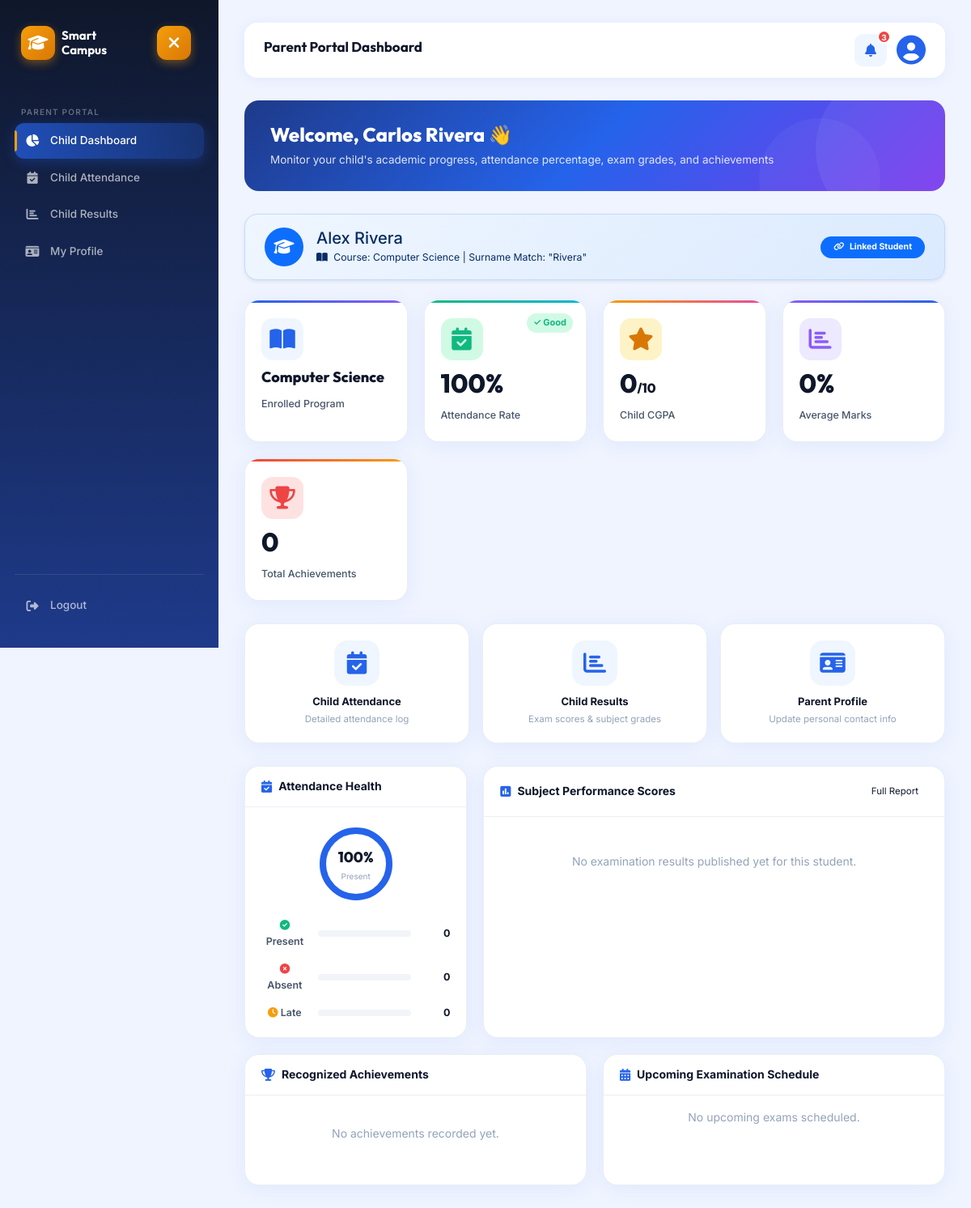
The page /parent/dashboard.php (signed in) on the database its author committed.
### tables this page shows
CREATE TABLE IF NOT EXISTS `parents` (
  `id` INT AUTO_INCREMENT PRIMARY KEY,
  `college_id` INT DEFAULT 1,
  `college_name` VARCHAR(150) DEFAULT 'Smart Campus Main Institute',
  `first_name` VARCHAR(50),
  `last_name` VARCHAR(50),
  `full_name` VARCHAR(100) NOT NULL,
  `email` VARCHAR(100) NOT NULL,
  `phone` VARCHAR(20),
  `address` TEXT,
  `created_at` TIMESTAMP DEFAULT CURRENT_TIMESTAMP
);

CREATE TABLE IF NOT EXISTS `students` (
  `id` INT AUTO_INCREMENT PRIMARY KEY,
  `college_id` INT DEFAULT 1,
  `college_name` VARCHAR(150) DEFAULT 'Smart Campus Main Institute',
  `first_name` VARCHAR(50),
  `last_name` VARCHAR(50),
  `full_name` VARCHAR(100) NOT NULL,
  `email` VARCHAR(100) NOT NULL,
  `phone` VARCHAR(20),
  `gender` VARCHAR(10),
  `date_of_birth` DATE,
  `course` VARCHAR(100),
  `address` TEXT,
  `created_at` TIMESTAMP DEFAULT CURRENT_TIMESTAMP
);

### parent/dashboard.php (the view, shortened to what this page needs)
<?php
include "../config/db.php";
$email = $_SESSION['email'];
$parentRes = mysqli_query($conn, "SELECT * FROM parents WHERE email='".mysqli_real_escape_string($conn, $email)."'");
$parent = mysqli_fetch_assoc($parentRes);
$parentSurname = trim($parent['last_name']);
$surEscaped = mysqli_real_escape_string($conn, $parentSurname);
$clgId = (int)($parent['college_id'] ?? ($_SESSION['college_id'] ?? 1));
$childrenRes = mysqli_query($conn, "SELECT * FROM students WHERE (last_name = '$surEscaped' OR full_name LIKE '% $surEscaped') AND (college_id = '$clgId' OR college_id = 0 OR college_id IS NULL) ORDER BY id ASC");
$children = [];
if($childrenRes) {
    while($ch = mysqli_fetch_assoc($childrenRes)) {
        $children[] = $ch;
    }
}
$selectedChildId = isset($_GET['child_id']) ? (int)$_GET['child_id'] : ($children[0]['id'] ?? 0);
$selectedChild = null;
foreach($children as $ch) {
    if($ch['id'] == $selectedChildId) {
        $selectedChild = $ch;
        break;
    }
}
$attPct = 100; $totalAtt = 0; $presentAtt = 0; $absentAtt = 0; $lateAtt = 0;
$avgMarks = 0; $subjCount = 0; $cgpa = 0;
$subjectLabels = []; $subjectData = [];
$achievements = []; $upcomingExams = [];
if($selectedChild) {
    $sid = $selectedChild['id'];
    $attData = mysqli_fetch_assoc(mysqli_query($conn,
        "SELECT COUNT(*) AS total, SUM(CASE WHEN status='Present' THEN 1 ELSE 0 END) AS present,
                SUM(CASE WHEN status='Absent'  THEN 1 ELSE 0 END) AS absent,
                SUM(CASE WHEN status='Late'    THEN 1 ELSE 0 END) AS late
         FROM attendance WHERE student_id='$sid'"));
    $totalAtt   = $attData['total']   ?? 0;
    $presentAtt = $attData['present'] ?? 0;
    $absentAtt  = $attData['absent']  ?? 0;
    $lateAtt    = $attData['late']    ?? 0;
    $attPct     = $totalAtt > 0 ? round(($presentAtt / $totalAtt) * 100) : 100;
    $avgData  = mysqli_fetch_assoc(mysqli_query($conn,
        "SELECT AVG(marks) AS avg, COUNT(*) as cnt FROM results WHERE student_id='$sid'"));
    $avgMarks = round($avgData['avg'] ?? 0, 1);
    $cgpa     = round($avgMarks / 10, 2);
}
?>
<!DOCTYPE html>
<html lang="en">
<head>
<link href="https://cdn.jsdelivr.net/npm/bootstrap@5.3.3/dist/css/bootstrap.min.css" rel="stylesheet">
<link rel="stylesheet" href="https://cdnjs.cloudflare.com/ajax/libs/font-awesome/6.5.2/css/all.min.css">
<link rel="stylesheet" href="../assets/css/dashboard.css?v=5.0">
</head>
<body>
<?php include "../includes/sidebar.php"; ?>
<div class="main">
<?php $pageTitle = "Parent Portal Dashboard"; include "../includes/topbar.php"; ?>
<div class="page-header">
    <h1>Welcome, <?= htmlspecialchars($parent['full_name']) ?> 👋</h1>
    <p>Monitor your child's academic progress, attendance percentage, exam grades, and achievements</p>
</div>
<?php if(empty($children)): ?>
    <div class="crm-card text-center p-5 my-4">
        <div class="mb-3">
            <i class="fa-solid fa-user-slash text-warning fa-4x"></i>
        </div>
        <h3>No Student Found with Surname "<?= htmlspecialchars($parentSurname) ?>"</h3>
        <p class="text-muted max-w-lg mx-auto">
            Your parent account is configured to automatically link with students bearing the last name <strong>"<?= htmlspecialchars($parentSurname) ?>"</strong>.
            Currently, no student registered under this surname is in the system. When your child registers, their details will automatically appear here.
        </p>
        <a href="profile.php" class="btn-crm-primary btn-crm-md mt-2">
            <i class="fa-solid fa-user-gear"></i> Manage Profile Info
        </a>
    </div>
<?php else: ?>
    <div class="alert alert-primary d-flex align-items-center justify-content-between rounded-4 shadow-sm mb-4 px-4 py-3" style="background: linear-gradient(135deg, #EFF6FF 0%, #DBEAFE 100%); border: 1px solid #BFDBFE;">
        <div class="d-flex align-items-center gap-3">
            <div class="bg-primary text-white rounded-circle d-flex align-items-center justify-content-center" style="width:48px;height:48px;font-size:20px;">
                <i class="fa-solid fa-graduation-cap"></i>
            </div>
            <div>
                <h5 class="mb-0 text-primary-emphasis font-bold"><?= htmlspecialchars($selectedChild['full_name']) ?></h5>
                <small class="text-primary-emphasis"><i class="fa-solid fa-book-open me-1"></i> Course: <?= htmlspecialchars($selectedChild['course'] ?: 'Not Assigned') ?> | Surname Match: "<?= htmlspecialchars($parentSurname) ?>"</small>
            </div>
        </div>
        <span class="badge bg-primary px-3 py-2 rounded-pill"><i class="fa-solid fa-link me-1"></i> Linked Student</span>
    </div>
    <div class="stats-grid">
        <div class="stat-card">
            <div class="icon"><i class="fa-solid fa-book-open"></i></div>
            <h2 style="font-size:18px;font-weight:800;"><?= htmlspecialchars($selectedChild['course'] ?: 'N/A') ?></h2>
            <p>Enrolled Program</p>
        </div>
        <div class="stat-card">
            <div class="d-flex justify-content-between">
                <div class="icon"><i class="fa-solid fa-calendar-check"></i></div>
                <span class="trend <?= $attPct >= 75 ? 'trend-up' : 'trend-down' ?>"><?= $attPct >= 75 ? '✓ Good' : '⚠ Low' ?></span>
            </div>
            <h2><?= $attPct ?>%</h2>
            <p>Attendance Rate</p>
        </div>
        <div class="stat-card">
            <div class="icon"><i class="fa-solid fa-star"></i></div>
            <h2><?= $cgpa ?><small style="font-size:16px;">/10</small></h2>
            <p>Child CGPA</p>
        </div>
        <div class="stat-card">
            <div class="icon"><i class="fa-solid fa-chart-bar"></i></div>
            <h2><?= $avgMarks ?>%</h2>
            <p>Average Marks</p>
        </div>
        <div class="stat-card">
            <div class="icon"><i class="fa-solid fa-trophy"></i></div>
            <h2><?= count($achievements) ?></h2>
            <p>Total Achievements</p>
        </div>
    </div>
    <div class="quick-section">
        <a href="attendance.php?child_id=<?= $selectedChildId ?>" class="action-card">
            <i class="fa-solid fa-calendar-check"></i>
            <h5>Child Attendance</h5><p>Detailed attendance log</p>
        </a>
        <a href="results.php?child_id=<?= $selectedChildId ?>" class="action-card">
            <i class="fa-solid fa-chart-bar"></i>
            <h5>Child Results</h5><p>Exam scores & subject grades</p>
        </a>
        <a href="profile.php" class="action-card">
            <i class="fa-solid fa-id-card"></i>
            <h5>Parent Profile</h5><p>Update personal contact info</p>
        </a>
    </div>
    <div class="bento-grid">
        <div class="crm-card bento-col-4">
            <div class="crm-card-header">
                <h4><i class="fa-solid fa-calendar-check"></i> Attendance Health</h4>
            </div>
            <div class="crm-card-body text-center">
                <div class="progress-ring" style="margin-bottom:16px;">
                    <svg width="100" height="100" viewBox="0 0 100 100">
                        <circle class="ring-bg" cx="50" cy="50" r="41"/>
                        <circle class="ring-fill" id="attRing" cx="50" cy="50" r="41"
                            stroke="<?= $attPct >= 75 ? '#10B981' : '#EF4444' ?>"
                            stroke-dasharray="258" stroke-dashoffset="<?= 258 - (258 * $attPct / 100) ?>"/>
                    </svg>
                    <div class="progress-ring-text">
                        <div class="pct"><?= $attPct ?>%</div>
                        <div class="lbl">Present</div>
                    </div>
                </div>
                <div class="growth-metric">
                    <span class="metric-label"><i class="fa-solid fa-circle-check" style="color:var(--success);"></i> Present</span>
                    <div class="metric-bar-wrap"><div class="metric-bar" style="width:<?= $totalAtt>0?round($presentAtt/$totalAtt*100):0 ?>%;background:var(--success);"></div></div>
                    <span class="metric-val"><?= $presentAtt ?></span>
                </div>
                <div class="growth-metric">
                    <span class="metric-label"><i class="fa-solid fa-circle-xmark" style="color:var(--danger);"></i> Absent</span>
                    <div class="metric-bar-wrap"><div class="metric-bar" style="width:<?= $totalAtt>0?round($absentAtt/$totalAtt*100):0 ?>%;background:var(--danger);"></div></div>
                    <span class="metric-val"><?= $absentAtt ?></span>
                </div>
                <div class="growth-metric">
                    <span class="metric-label"><i class="fa-solid fa-clock" style="color:var(--warning);"></i> Late</span>
                    <div class="metric-bar-wrap"><div class="metric-bar" style="width:<?= $totalAtt>0?round($lateAtt/$totalAtt*100):0 ?>%;background:var(--warning);"></div></div>
                    <span class="metric-val"><?= $lateAtt ?></span>
                </div>
            </div>
        </div>
        <div class="crm-card bento-col-8">
            <div class="crm-card-header d-flex align-items-center justify-content-between">
                <h4><i class="fa-solid fa-square-poll-vertical"></i> Subject Performance Scores</h4>
                <a href="results.php?child_id=<?= $selectedChildId ?>" class="btn-crm-outline btn-crm-sm">Full Report</a>
            </div>
            <div class="crm-card-body">
                <?php if(empty($subjectLabels)): ?>
                    <p class="text-muted text-center py-4">No examination results published yet for this student.</p>
                <?php else: ?>
                    <canvas id="parentSubjectChart" height="210"></canvas>
                <?php endif; ?>
            </div>
        </div>
        <div class="crm-card bento-col-6">
            <div class="crm-card-header">
                <h4><i class="fa-solid fa-trophy"></i> Recognized Achievements</h4>
            </div>
            <div class="crm-card-body">
                <?php if(empty($achievements)): ?>
                    <p class="text-muted text-center py-3">No achievements recorded yet.</p>
                <?php endif; ?>
            </div>
        </div>
        <div class="crm-card bento-col-6">
            <div class="crm-card-header">
                <h4><i class="fa-solid fa-calendar-days"></i> Upcoming Examination Schedule</h4>
            </div>
            <div class="crm-card-body p-0">
                <?php if(empty($upcomingExams)): ?>
                    <p class="text-muted text-center py-3">No upcoming exams scheduled.</p>
                <?php endif; ?>
            </div>
        </div>
    </div>
<?php endif; ?>
</div>
</body>
</html>

### rows shown on the page
parents: full_name "Carlos Rivera", last_name "Rivera"
students: full_name "Alex Rivera", course "Computer Science"

### other values the page prints
$titleText "Parent Portal Dashboard"
count($notifications) "3"
$attPct "100"
$cgpa "0"
$avgMarks "0"
count($achievements) "0"
$presentAtt "0"
$absentAtt "0"
$lateAtt "0"
